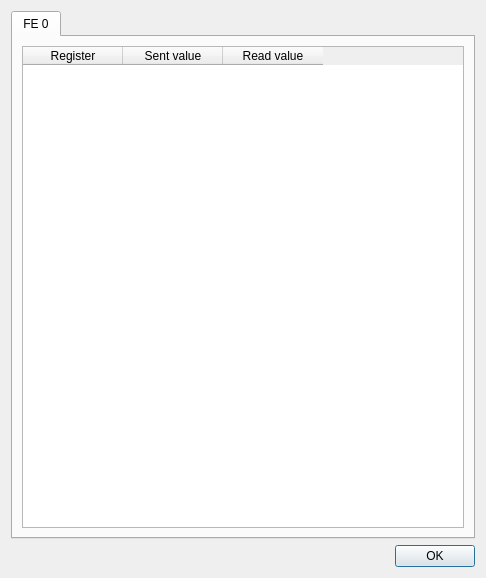
<?xml version="1.0" encoding="UTF-8"?>
<ui version="4.0">
 <class>GRView</class>
 <widget class="QDialog" name="GRView">
  <property name="geometry">
   <rect>
    <x>0</x>
    <y>0</y>
    <width>486</width>
    <height>578</height>
   </rect>
  </property>
  <property name="windowTitle">
   <string>GR Test Viewer</string>
  </property>
  <layout class="QVBoxLayout" name="verticalLayout_3">
   <item>
    <layout class="QVBoxLayout" name="verticalLayout_2">
     <item>
      <widget class="QTabWidget" name="tabWidget">
       <property name="currentIndex">
        <number>0</number>
       </property>
       <widget class="QWidget" name="tab">
        <attribute name="title">
         <string>FE 0</string>
        </attribute>
        <layout class="QVBoxLayout" name="verticalLayout">
         <item>
          <widget class="QTableWidget" name="tableWidget">
           <column>
            <property name="text">
             <string>Register</string>
            </property>
           </column>
           <column>
            <property name="text">
             <string>Sent value</string>
            </property>
           </column>
           <column>
            <property name="text">
             <string>Read value</string>
            </property>
           </column>
          </widget>
         </item>
        </layout>
       </widget>
      </widget>
     </item>
     <item>
      <widget class="QDialogButtonBox" name="buttonBox">
       <property name="orientation">
        <enum>Qt::Horizontal</enum>
       </property>
       <property name="standardButtons">
        <set>QDialogButtonBox::Ok</set>
       </property>
      </widget>
     </item>
    </layout>
   </item>
  </layout>
 </widget>
 <resources/>
 <connections>
  <connection>
   <sender>buttonBox</sender>
   <signal>accepted()</signal>
   <receiver>GRView</receiver>
   <slot>accept()</slot>
   <hints>
    <hint type="sourcelabel">
     <x>248</x>
     <y>254</y>
    </hint>
    <hint type="destinationlabel">
     <x>157</x>
     <y>274</y>
    </hint>
   </hints>
  </connection>
  <connection>
   <sender>buttonBox</sender>
   <signal>rejected()</signal>
   <receiver>GRView</receiver>
   <slot>reject()</slot>
   <hints>
    <hint type="sourcelabel">
     <x>316</x>
     <y>260</y>
    </hint>
    <hint type="destinationlabel">
     <x>286</x>
     <y>274</y>
    </hint>
   </hints>
  </connection>
 </connections>
</ui>
